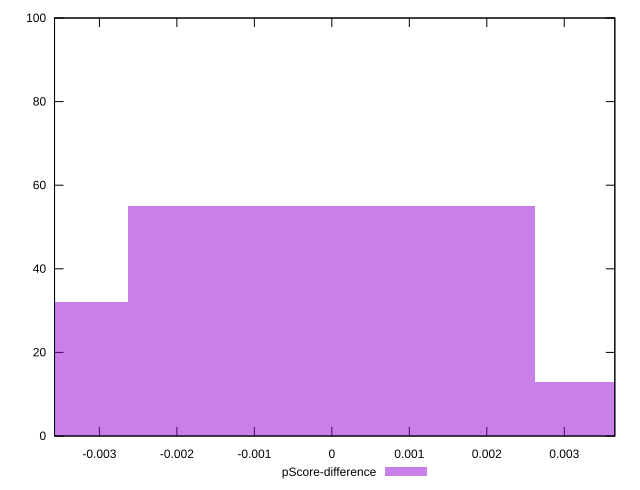

This figure's gnuplot source:
reset

$pScoreDifference <<EOF
-0.005250379503302139 32
0 55
0.005250379503302139 13
EOF

set key outside below
set boxwidth 0.005250379503302139
set xrange [-0.0035791534417845376:0.0036524716455696993]
set yrange [0:100]
set trange [0:100]
set style fill transparent solid 0.5 noborder
set terminal svg size 640, 490 enhanced background rgb 'white'
set output "report_00017_2021-02-10T15-08-03.406Z/cumulative-layout-shift/samples/pages+cached+noadtech+nomedia/pScore-difference/histogram.svg"

plot $pScoreDifference title "pScore-difference" with boxes

reset
